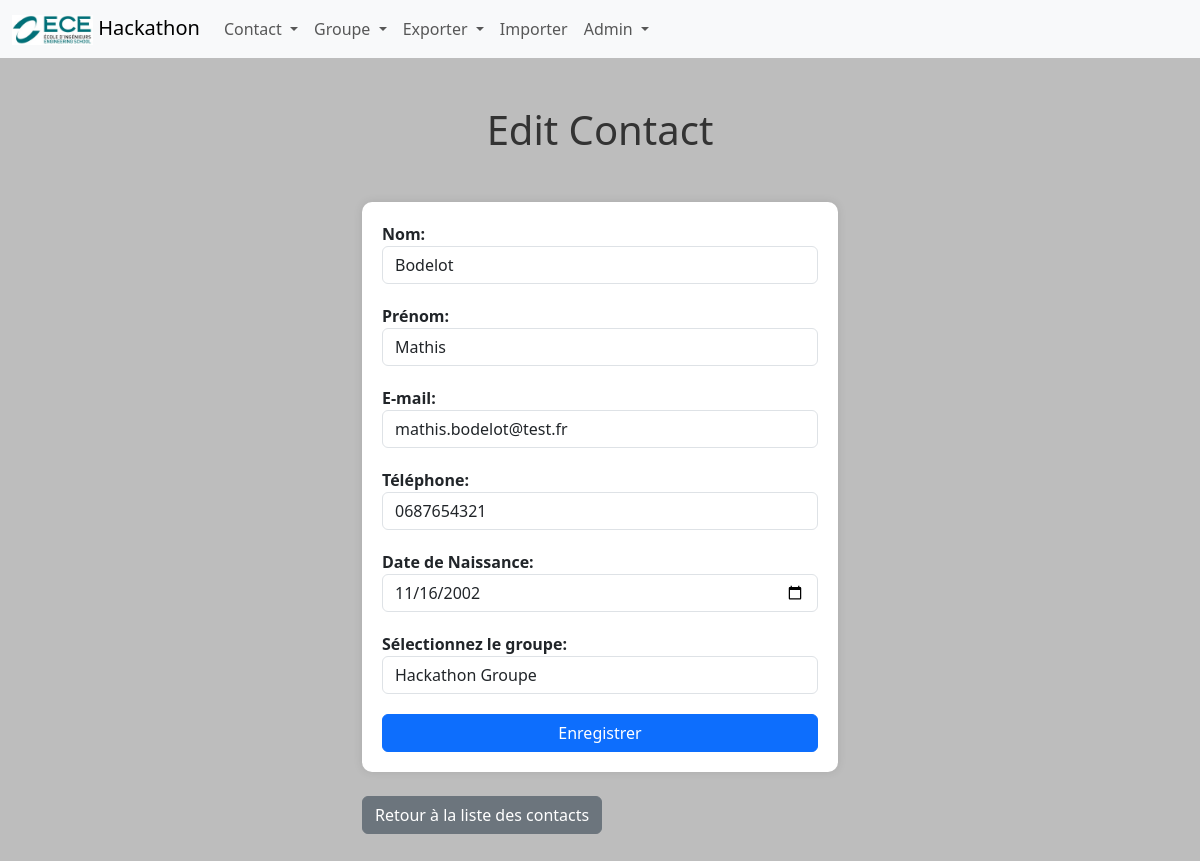
Page /contacts/2/edit (signed in) on the committed database.
### tables this page shows
CREATE TABLE Contact(
    id_contact     INTEGER PRIMARY KEY AUTOINCREMENT NOT NULL ,
    nom            Varchar (50) NOT NULL ,
    prenom         Varchar (50) NOT NULL ,
    e_mail         Varchar (100) NOT NULL ,
    tel            Varchar (20) NOT NULL ,
    date_naissance Date NOT NULL ,
    created_date   Datetime NOT NULL ,
    updated_date   Datetime NOT NULL,
	id_groupe      INTEGER,
    id_user        INTEGER NOT NULL,
	FOREIGN KEY (id_groupe) REFERENCES Groupe(id_groupe),
    FOREIGN KEY (id_user) REFERENCES User(id_user)
);

CREATE TABLE Groupe (
    id_groupe     INTEGER PRIMARY KEY AUTOINCREMENT,
    nom_de_groupe VARCHAR(50) NOT NULL,
    created_date  DATETIME NOT NULL,
    updated_date  DATETIME NOT NULL,
	id_user INTEGER NOT NULL,
	FOREIGN KEY (id_user) REFERENCES User(id_user)
);

### main.py (the view, shortened to what this page needs)
@app.route("/contacts/<int:contactId>/edit", methods=['GET', 'POST'])
def edit_contact(contactId):
    if 'id' not in session:
        return redirect(url_for('login'))
    else:
        query = "SELECT * FROM Contact WHERE id_contact = ?"
        values = (contactId,)
        contact = recup_bdd(query, values, True)
        if request.method == 'GET':
            if contact:
                query_groupes = "SELECT * FROM Groupe WHERE id_user=?"
                values = (session['id'],)
                groupes = recup_bdd(query_groupes, values)
                query_g_selected = "SELECT * FROM Groupe WHERE id_groupe=?"
                values = (contact[8],)
                groupe_selected = recup_bdd(query_g_selected, values, True)
                return render_template('contactEdit.html', contact=contact, groupes=groupes, groupe_selected=groupe_selected)

### function.py (called while the page is built)
def connect_db():
    return sqlite3.connect('hackathon_bdd.sqlite')

def recup_bdd(query: str, values=None, doOne: bool = False):
    connection = connect_db()
    cursor = connection.cursor()
    if values:
        cursor.execute(query, values)
    else:
        cursor.execute(query)
    if doOne:
        result = cursor.fetchone()
    else:
        result = cursor.fetchall()
    connection.close()
    return result

### templates/contactEdit.html (shortened to what this page needs)
{% extends "layout/base.html" %}
{% block content %}
    {% include 'layout/navbar.html' %}
    <h1 class="m-5">Edit Contact</h1>
    <div class="container mb-5 mt-5">
        <form method="POST" action="{{ url_for('edit_contact', contactId=contact[0]) }}">
            <div class="form-group">
                <label for="nom">Nom:</label>
                <input type="text" class="form-control" name="nom" value="{{ contact[1] }}" required>
            </div>
            <div class="form-group">
                <label for="prenom">Prénom:</label>
                <input type="text" class="form-control" name="prenom" value="{{ contact[2] }}" required>
            </div>
            <div class="form-group">
                <label for="email">E-mail:</label>
                <input type="email" class="form-control" name="email" value="{{ contact[3] }}" required>
            </div>
            <div class="form-group">
                <label for="tel">Téléphone:</label>
                <input type="tel" class="form-control" name="tel" value="{{ contact[4] }}" required>
            </div>
            <div class="form-group">
                <label for="dob">Date de Naissance:</label>
                <input type="date" class="form-control" name="dob" value="{{ contact[5] }}" required>
            </div>
            <div class="form-group">
            <label for="groupes">Sélectionnez le groupe:</label>
            <select class="form-control" id="groupes" name="groupe">
                <option groupe_selected value="{{ groupe_selected[0] }}">{{ groupe_selected[1] }}</option>
            </select>
            </div>
            <button type="submit" class="btn btn-primary">Enregistrer</button>
        </form>
        <br>
        <a href="{{ url_for('liste_contacts') }}" class="btn btn-secondary">Retour à la liste des contacts</a>
    </div>
{% endblock %}

### static/styles.css (style rules this page uses)
body { background: #bdbdbd; font-family: 'Segoe UI', Tahoma, Geneva, Verdana, sans-serif; }
h1 { text-align: center; color: #333; }
.container { max-width: 500px; }
form { background-color: #ffffff; padding: 20px; border-radius: 10px; box-shadow: 0 0 10px rgba(0, 0, 0, 0.1); }
label { font-weight: bold; }
.form-group { margin-bottom: 20px; }
button { width: 100%; }

### rows in the picture
Contact: nom "Bodelot", prenom "Mathis", email "mathis.bodelot@test.fr", tel "0687654321", dob "11/16/2002"
Groupe: groupe "Hackathon Groupe"
